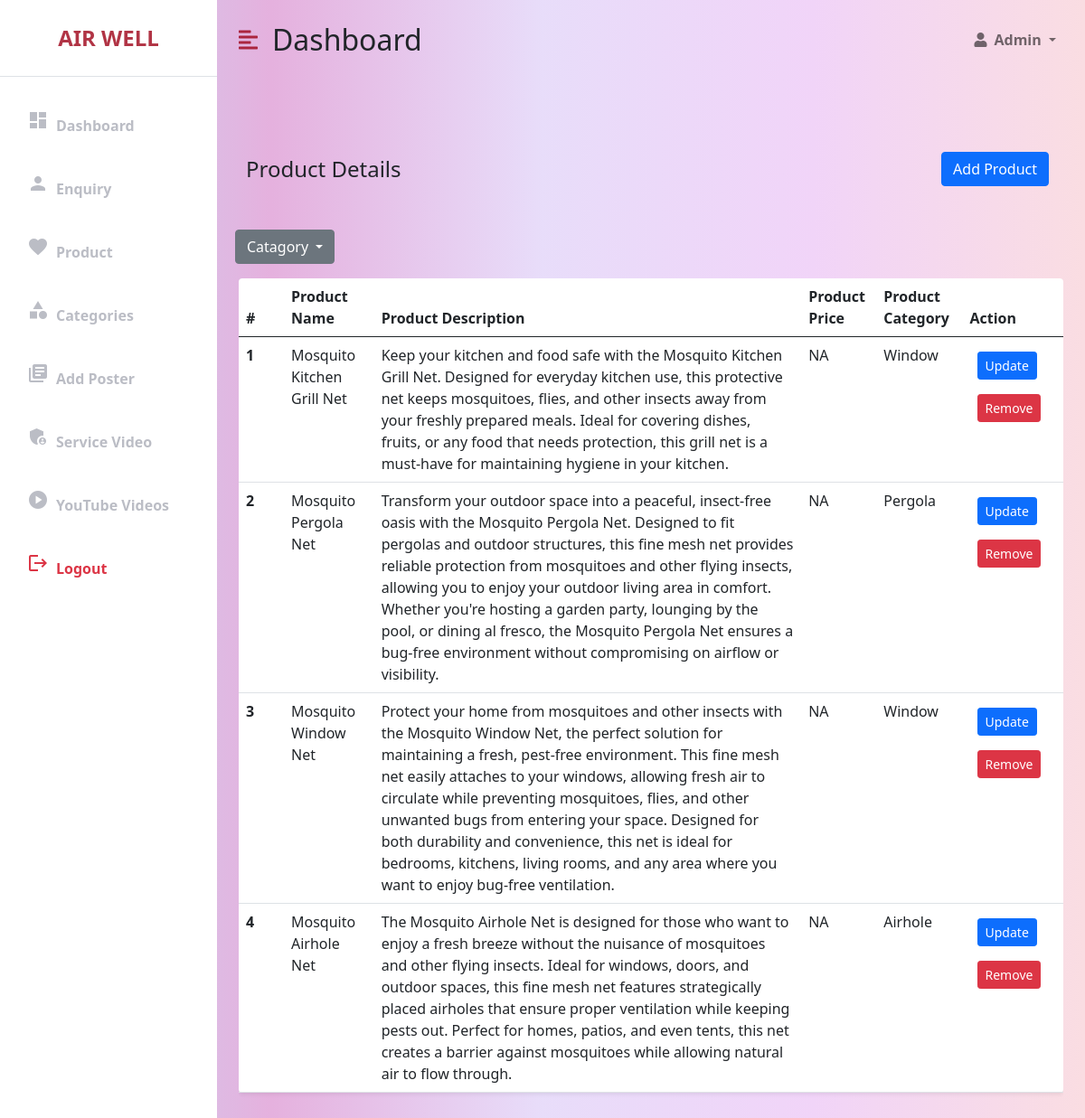
Page /admin_products (signed in) on the committed database.
### AirWellApp/models.py (models this page shows, shortened)
class ProductModel(models.Model):
    product_id = models.CharField(max_length=200,primary_key=True)
    product_name = models.CharField(max_length=100)
    product_description = models.TextField()
    product_material = models.CharField(max_length=100)
    product_color = models.CharField(max_length=100)
    product_price = models.CharField(max_length=100)
    product_create_at = models.DateTimeField(auto_now_add=True)
    product_status = models.CharField(max_length=100, default="Active")
    product_category = models.ForeignKey(
        ProductCategoryModel, on_delete=models.CASCADE, null=True)
    class Meta:
        db_table = "product_table"

class ProductCategoryModel(models.Model):
    category_id = models.AutoField(primary_key=True)
    category_name = models.CharField(max_length=100)
    class Meta:
        db_table = "category_table"

### AirWellApp/views.py (the view)
# urls.py: path('admin_products', views.admin_products, name='admin_products'),
@login_required(login_url='/login')
def admin_products(request):
    product_data = {'products': ProductModel.objects.all(
    ), 'categories': ProductCategoryModel.objects.all()}
    if request.method == 'POST':
        if request.POST.get('sort_field') != "all":
            product_data['products'] = ProductModel.objects.filter(
                product_category=ProductCategoryModel.objects.get(category_id=int(request.POST.get('sort_field'))))
    return render(request, 'admin/admin_product.html', product_data)

### templates/admin/admin_product.html (shortened to what this page needs)
<!DOCTYPE html>
<html lang="en">
<head>
    <link href="https://cdn.jsdelivr.net/npm/bootstrap@5.0.0-beta3/dist/css/bootstrap.min.css" rel="stylesheet" />
    <link rel="stylesheet" href="https://cdnjs.cloudflare.com/ajax/libs/font-awesome/5.15.3/css/all.min.css" />
</head>
<body>
    <div class="d-flex" id="wrapper">
        <div class="bg-white" id="sidebar-wrapper">
            <div class="sidebar-heading text-center py-4 primary-text fs-4 fw-bold text-uppercase border-bottom">
                Air Well</div>
                <div class="list-group list-group-flush my-3">
                    <a href="{% url 'admin_home' %}" class="list-group-item list-group-item-action bg-transparent second-text fw-bold">
                        <span class="material-icons me-2">dashboard</span>Dashboard
                    </a>
                    <a href="{% url 'admin_enquiry' %}" class="list-group-item list-group-item-action bg-transparent second-text fw-bold">
                        <span class="material-icons me-2">person</span>Enquiry
                    </a>
                    <a href="{% url 'admin_products' %}" class="list-group-item list-group-item-action bg-transparent second-text fw-bold">
                        <span class="material-icons me-2">favorite</span>Product
                    </a>
                    <a href="{% url 'admin_category' %}" class="list-group-item list-group-item-action bg-transparent second-text fw-bold">
                        <span class="material-icons me-2">category</span>Categories
                    </a>
                    <a href="{% url 'admin_poster' %}" class="list-group-item list-group-item-action bg-transparent second-text fw-bold">
                        <span class="material-icons me-2">library_books</span>Add Poster
                    </a>
                    <a href="{% url 'admin_service_video' %}" class="list-group-item list-group-item-action bg-transparent second-text fw-bold">
                        <span class="material-icons me-2">admin_panel_settings</span>Service Video
                    </a>
                    <a href="{% url 'youtube_videos' %}" class="list-group-item list-group-item-action bg-transparent second-text fw-bold">
                        <span class="material-icons me-2">play_circle</span>YouTube Videos
                    </a>
                    <a href="{% url 'admin_logout' %}" class="list-group-item list-group-item-action bg-transparent text-danger fw-bold">
                        <span class="material-icons me-2">logout</span>Logout
                    </a>
                </div>
        </div>
        <div id="page-content-wrapper">
            <nav class="navbar navbar-expand-lg navbar-light bg-transparent py-4 px-4">
                <div class="d-flex align-items-center">
                    <i class="fas fa-align-left primary-text fs-4 me-3" id="menu-toggle"></i>
                    <h2 class="fs-2 m-0">Dashboard</h2>
                </div>
                <div class="collapse navbar-collapse" id="navbarSupportedContent">
                    <ul class="navbar-nav ms-auto mb-2 mb-lg-0">
                        <li class="nav-item dropdown">
                            <a class="nav-link dropdown-toggle second-text fw-bold" href="#" id="navbarDropdown"
                                role="button" data-bs-toggle="dropdown" aria-expanded="false">
                                <i class="fas fa-user me-2"></i>Admin
                            </a>
                        </li>
                    </ul>
                </div>
            </nav>
            <div class="container-fluid px-4">
                <div class="row my-5">
                    <div class="row g-2">
                        <div class="col">
                            <div class="boxed-container p-3 d-flex align-items-center justify-content-between">
                                <h3 class="fs-4 mb-0">Product Details</h3>
                                <a class="btn btn-primary" href="{% url 'admin_add_product' %}">Add Product</a>
                            </div>
                        </div>
                    </div>
                    <form class="row g-3 mb-3" id="statusForm" method="POST">
                        <div class="col-auto">
                            <div class="dropdown">
                                <button class="btn btn-secondary dropdown-toggle" type="button" id="dropdownMenuButton"
                                    data-bs-toggle="dropdown" aria-expanded="false">
                                    Catagory
                                </button>
                            </div>
                        </div>
                    </form>
                    <div class="col">
                        <div class="table-responsive">
                            <table id="product-table" class="table bg-white rounded shadow-sm table-hover">
                                <thead>
                                    <tr>
                                        <th scope="col" width="50">#</th>
                                        <th scope="col">Product Name</th>
                                        <th scope="col">Product Description</th>
                                        <th scope="col">Product Price</th>
                                        <th scope="col">Product Category</th>
                                        <th scope="col">Action</th>
                                    </tr>
                                </thead>
                                <tbody>
                                    {% for data in products %}
                                    <tr class="product-row" data-product-id="{{ data.product_id }}" data-category="{{ data.product_category.category_name }}">
                                        <th scope="row">{{ forloop.counter }}</th>
                                        <td>{{ data.product_name }}</td>
                                        <td>{{ data.product_description }}</td>
                                        <td>{{ data.product_price }}</td>
                                        <td>{{ data.product_category.category_name }}</td>
                                        <td>
                                            <a href="{% url 'update_product' data.product_id %}" class="btn btn-primary btn-sm m-2">Update</a>
                                            <button class="btn btn-danger btn-sm m-2 remove-btn">Remove</button>
                                        </td>
                                    </tr>
                                    {% endfor %}
                                </tbody>
                            </table>
                        </div>
                    </div>
                </div>
            </div>
        </div>
    </div>
</body>
</html>

### templates/admin/admin_product.html (style rules this page uses)
:root { --main-bg-color: #9d006959; --main-text-color: #9d0015cb; --second-text-color: #bbbdc5; --second-bg-color: #edc1ef; }
.primary-text { color: var(--main-text-color); }
.second-text { color: var(--second-text-color); }
#wrapper { overflow-x: hidden; background-image: linear-gradient(to right, #abd0f3b2, rgba(214, 132, 203, 0.637), #dccbf7a8, #f1d4f8, #fadde2); }
#sidebar-wrapper { min-height: 100vh; margin-left: -15rem; -webkit-transition: margin 0.25s ease-out; -moz-transition: margin 0.25s ease-out; -o-transition: margin 0.25s ease-out; transition: margin 0.25s ease-out; }
#sidebar-wrapper .sidebar-heading { padding: 0.875rem 1.25rem; font-size: 1.2rem; }
#sidebar-wrapper .list-group { width: 15rem; }
#page-content-wrapper { min-width: 100vw; }
#menu-toggle { cursor: pointer; }
.list-group-item { border: none; padding: 20px 30px; }
@media (min-width: 768px) { #sidebar-wrapper { margin-left: 0; } }
@media (min-width: 768px) { #page-content-wrapper { min-width: 0; width: 100%; } }

### rows in the picture
ProductModel: product_name "Mosquito Kitchen Grill Net", product_description "Keep your kitchen and food safe with the Mosquito Kitchen Grill Net. Designed for everyday kitchen use, this protective net keeps mosquitoes, flies, and other insects away from your freshly prepared meals. Ideal for covering dishes, fruits, or any food that needs protection, this grill net is a must-have for maintaining hygiene in your kitchen.", product_price "NA", product_category.category_name "Window"
ProductModel: product_name "Mosquito Pergola Net", product_description "Transform your outdoor space into a peaceful, insect-free oasis with the Mosquito Pergola Net. Designed to fit pergolas and outdoor structures, this fine mesh net provides reliable protection from mosquitoes and other flying insects, allowing you to enjoy your outdoor living area in comfort. Whether you're hosting a garden party, lounging by the pool, or dining al fresco, the Mosquito Pergola Net ensures a bug-free environment without compromising on airflow or visibility.", product_price "NA", product_category.category_name "Pergola"
ProductModel: product_name "Mosquito Window Net", product_description "Protect your home from mosquitoes and other insects with the Mosquito Window Net, the perfect solution for maintaining a fresh, pest-free environment. This fine mesh net easily attaches to your windows, allowing fresh air to circulate while preventing mosquitoes, flies, and other unwanted bugs from entering your space. Designed for both durability and convenience, this net is ideal for bedrooms, kitchens, living rooms, and any area where you want to enjoy bug-free ventilation.", product_price "NA", product_category.category_name "Window"
ProductModel: product_name "Mosquito Airhole Net", product_description "The Mosquito Airhole Net is designed for those who want to enjoy a fresh breeze without the nuisance of mosquitoes and other flying insects. Ideal for windows, doors, and outdoor spaces, this fine mesh net features strategically placed airholes that ensure proper ventilation while keeping pests out. Perfect for homes, patios, and even tents, this net creates a barrier against mosquitoes while allowing natural air to flow through.", product_price "NA", product_category.category_name "Airhole"
